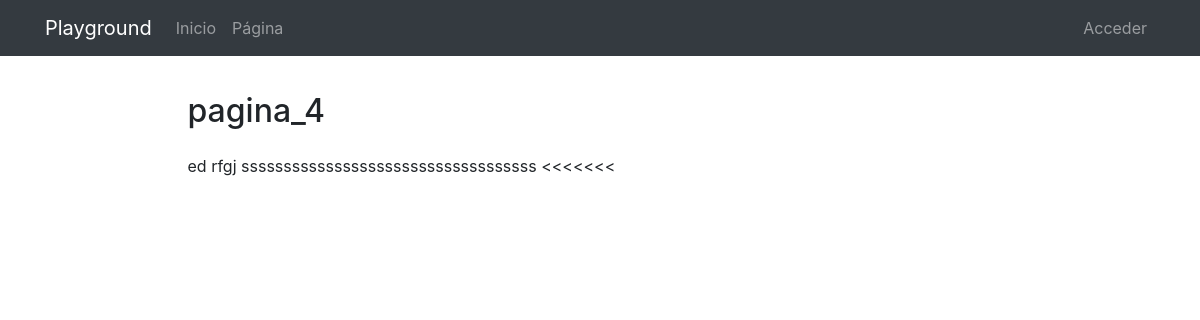
Screenshot of /pages/4/pagina_4/ with the database file from the repository.
### pages/models.py (models this page shows, shortened)
class Page(models.Model):
    title = models.CharField(verbose_name="Título", max_length=200)
    content = RichTextField(verbose_name="Contenido")
    order = models.SmallIntegerField(verbose_name="Orden", default=0)
    created = models.DateTimeField(auto_now_add=True, verbose_name="Fecha de creación")
    updated = models.DateTimeField(auto_now=True, verbose_name="Fecha de edición")
    class Meta:
        verbose_name = "página"
        verbose_name_plural = "páginas"
        ordering = ['order', 'title']

### pages/views.py (the view)
# urls.py: path('<int:pk>/<slug:page_slug>/', PageDetailView.as_view(), name='page'),
class PageDetailView(DetailView):
    model= Page

### pages/templates/pages/page_detail.html (shortened to what this page needs)
{% extends 'core/base.html' %}
{% load static %}
{% block content %}
<main role="main">
  <div class="container">
    <div class="row mt-3">
      <div class="col-md-9 mx-auto">
        <h2 class="section-heading mb-4">{{page.title}}</h2>
        <div>
          {{page.content|safe}}
        </div>
      </div>
    </div>
  </div>
</main>
{% endblock %}

### core/static/core/css/main.css (style rules this page uses)
main { padding-top: 20px; }
:root { --jumbotron-padding-y: 3rem; }

### rows the page displays
Page: title "pagina_4", content "ed rfgj sssssssssssssssssssssssssssssssssss <<<<<<<"
